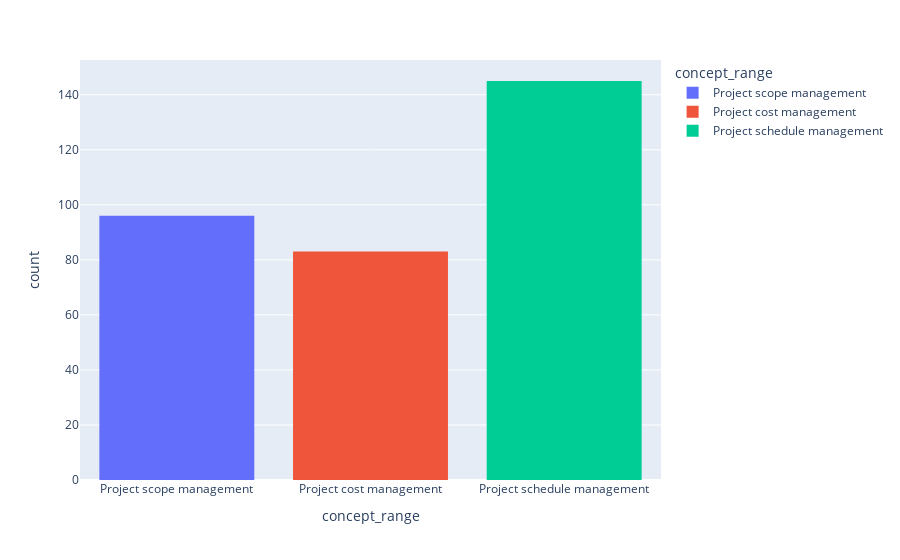

Notebook source saved alongside this figure:
### Code cell
import plotly.express as px
# Here we use a column with categorical data
fig = px.histogram(df_concept_weight_filtred, x="concept_range", color="concept_range")
fig.show()

### Figure 1 — Plotly figure (JSON) as saved in the notebook; plotly's stock layout.template omitted (floating-point values rounded to 4 significant figures; data arrays with more than 128 entries replaced by an {"elided": "..."} marker saying what was removed)
{"data": [{"alignmentgroup": "True", "bingroup": "x", "hovertemplate": "concept_range=%{x}<br>count=%{y}<extra></extra>", "legendgroup": "Project scope management", "marker": {"color": "#636efa", "pattern": {"shape": ""}}, "name": "Project scope management", "offsetgroup": "Project scope management", "orientation": "v", "showlegend": true, "type": "histogram", "x": ["Project scope management", "Project scope management", "Project scope management", "Project scope management", "Project scope management", "Project scope management", "Project scope management", "Project scope management", "Project scope management", "Project scope management", "Project scope management", "Project scope management", "Project scope management", "Project scope management", "Project scope management", "Project scope management", "Project scope management", "Project scope management", "Project scope management", "Project scope management", "Project scope management", "Project scope management", "Project scope management", "Project scope management", "Project scope management", "Project scope management", "Project scope management", "Project scope management", "Project scope management", "Project scope management", "Project scope management", "Project scope management", "Project scope management", "Project scope management", "Project scope management", "Project scope management", "Project scope management", "Project scope management", "Project scope management", "Project scope management", "Project scope management", "Project scope management", "Project scope management", "Project scope management", "Project scope management", "Project scope management", "Project scope management", "Project scope management", "Project scope management", "Project scope management", "Project scope management", "Project scope management", "Project scope management", "Project scope management", "Project scope management", "Project scope management", "Project scope management", "Project scope management", "Project scope management", "Project scope management", "Project scope management", "Project scope management", "Project scope management", "Project scope management", "Project scope management", "Project scope management", "Project scope management", "Project scope management", "Project scope management", "Project scope management", "Project scope management", "Project scope management", "Project scope management", "Project scope management", "Project scope management", "Project scope management", "Project scope management", "Project scope management", "Project scope management", "Project scope management", "Project scope management", "Project scope management", "Project scope management", "Project scope management", "Project scope management", "Project scope management", "Project scope management", "Project scope management", "Project scope management", "Project scope management", "Project scope management", "Project scope management", "Project scope management", "Project scope management", "Project scope management", "Project scope management"], "xaxis": "x", "yaxis": "y"}, {"alignmentgroup": "True", "bingroup": "x", "hovertemplate": "concept_range=%{x}<br>count=%{y}<extra></extra>", "legendgroup": "Project cost management", "marker": {"color": "#EF553B", "pattern": {"shape": ""}}, "name": "Project cost management", "offsetgroup": "Project cost management", "orientation": "v", "showlegend": true, "type": "histogram", "x": ["Project cost management", "Project cost management", "Project cost management", "Project cost management", "Project cost management", "Project cost management", "Project cost management", "Project cost management", "Project cost management", "Project cost management", "Project cost management", "Project cost management", "Project cost management", "Project cost management", "Project cost management", "Project cost management", "Project cost management", "Project cost management", "Project cost management", "Project cost management", "Project cost management", "Project cost management", "Project cost management", "Project cost management", "Project cost management", "Project cost management", "Project cost management", "Project cost management", "Project cost management", "Project cost management", "Project cost management", "Project cost management", "Project cost management", "Project cost management", "Project cost management", "Project cost management", "Project cost management", "Project cost management", "Project cost management", "Project cost management", "Project cost management", "Project cost management", "Project cost management", "Project cost management", "Project cost management", "Project cost management", "Project cost management", "Project cost management", "Project cost management", "Project cost management", "Project cost management", "Project cost management", "Project cost management", "Project cost management", "Project cost management", "Project cost management", "Project cost management", "Project cost management", "Project cost management", "Project cost management", "Project cost management", "Project cost management", "Project cost management", "Project cost management", "Project cost management", "Project cost management", "Project cost management", "Project cost management", "Project cost management", "Project cost management", "Project cost management", "Project cost management", "Project cost management", "Project cost management", "Project cost management", "Project cost management", "Project cost management", "Project cost management", "Project cost management", "Project cost management", "Project cost management", "Project cost management", "Project cost management"], "xaxis": "x", "yaxis": "y"}, {"alignmentgroup": "True", "bingroup": "x", "hovertemplate": "concept_range=%{x}<br>count=%{y}<extra></extra>", "legendgroup": "Project schedule management", "marker": {"color": "#00cc96", "pattern": {"shape": ""}}, "name": "Project schedule management", "offsetgroup": "Project schedule management", "orientation": "v", "showlegend": true, "type": "histogram", "x": {"elided": "145 str values"}, "xaxis": "x", "yaxis": "y"}], "layout": {"autosize": true, "barmode": "relative", "legend": {"title": {"text": "concept_range"}, "tracegroupgap": 0}, "margin": {"t": 60}, "xaxis": {"anchor": "y", "autorange": true, "categoryarray": ["Project scope management", "Project cost management", "Project schedule management"], "categoryorder": "array", "domain": [0, 1], "range": [-0.5, 2.5], "title": {"text": "concept_range"}, "type": "category"}, "yaxis": {"anchor": "x", "autorange": true, "domain": [0, 1], "range": [0, 152.6], "title": {"text": "count"}}}}
